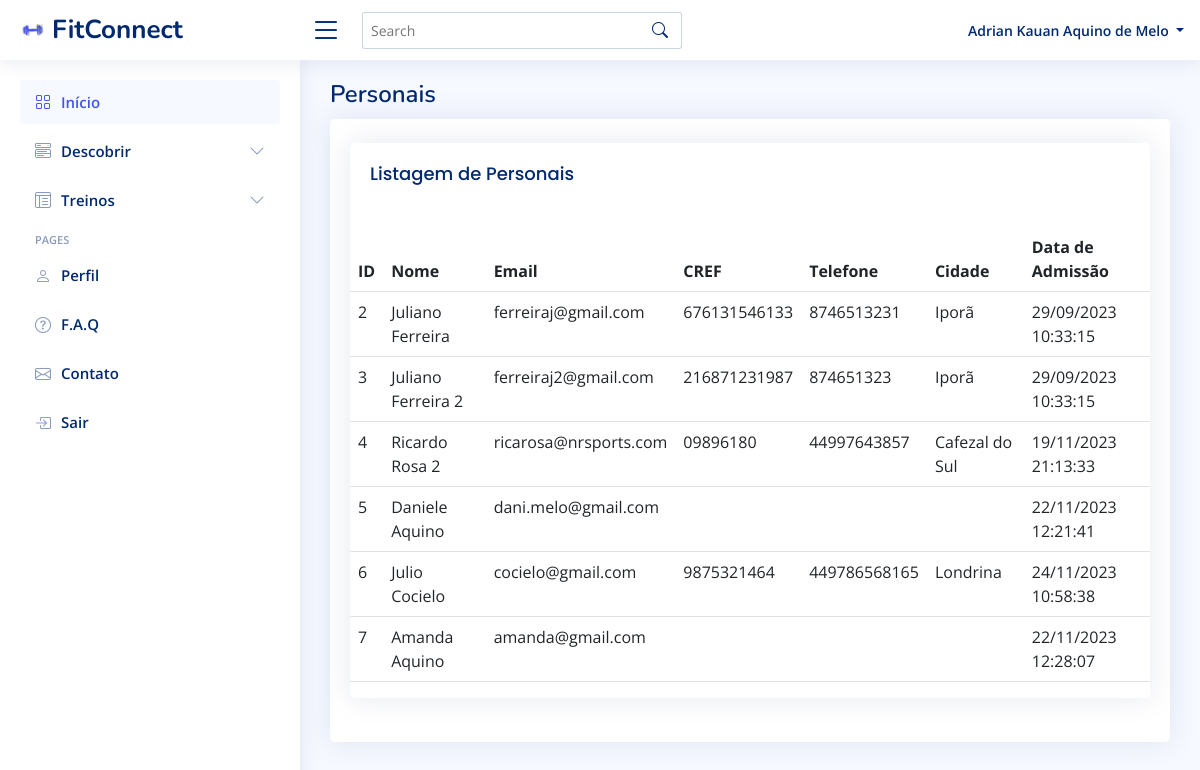
Screenshot of /listarPersonal2.php (signed in) with the database file from the repository.
### tables this page shows
CREATE TABLE `personal` (
  `id` int(11) NOT NULL,
  `nome` varchar(100) NOT NULL,
  `email` varchar(100) NOT NULL,
  `senha` varchar(50) NOT NULL,
  `sexo` varchar(10) NOT NULL,
  `dataNascimento` date DEFAULT NULL,
  `cref` varchar(15) NOT NULL,
  `cpf` varchar(11) NOT NULL,
  `cnpj` varchar(20) NOT NULL,
  `telefone` varchar(20) NOT NULL,
  `cep` varchar(15) NOT NULL,
  `endereco` varchar(100) NOT NULL,
  `numero` varchar(6) NOT NULL,
  `bairro` varchar(45) NOT NULL,
  `cidade` varchar(50) NOT NULL,
  `estado` varchar(20) NOT NULL,
  `observacao` varchar(500) NOT NULL,
  `estatus` varchar(10) NOT NULL DEFAULT 'ativo',
  `dataCadastro` datetime NOT NULL DEFAULT current_timestamp() ON UPDATE current_timestamp()
);

### listarPersonal2.php (the view, shortened to what this page needs)
<?php
require_once('conexao.php');
$sql = "select * from personal";
$resultados = mysqli_query($conexao, $sql);
?>
<!DOCTYPE html>
<html lang="en">
<head>
    <link href="https://cdn.jsdelivr.net/npm/bootstrap@5.3.0-alpha3/dist/css/bootstrap.min.css" rel="stylesheet"
>
    <link href="assets/vendor/bootstrap/css/bootstrap.min.css" rel="stylesheet">
    <link href="assets/vendor/bootstrap-icons/bootstrap-icons.css" rel="stylesheet">
    <link href="assets/vendor/boxicons/css/boxicons.min.css" rel="stylesheet">
    <link href="assets/vendor/quill/quill.snow.css" rel="stylesheet">
    <link href="assets/vendor/quill/quill.bubble.css" rel="stylesheet">
    <link href="assets/vendor/remixicon/remixicon.css" rel="stylesheet">
    <link href="assets/vendor/simple-datatables/style.css" rel="stylesheet">
    <link href="assets/css/style.css" rel="stylesheet">
</head>
<body>
    <?php if ($_SESSION['perfil'] == 'aluno') {
        require_once('menuAluno.php');
    } elseif ($_SESSION['perfil'] == 'personal') {
        require_once('menuPersonal.php');
    } elseif ($_SESSION['perfil'] == 'admin') {
        require_once('menu.php');
    } ?>
    <main id="main" class="main">
        <div class="pagetitle">
            <h1>Personais</h1>
        </div>
        <section class="section">
            <div class="row">
                <div class="col-lg-12">
                    <div class="card">
                        <div class="card-body">
                            <div class="card mt-4 mb-4">
                                <div class="card-body">
                                    <h2 class="card-title">Listagem de Personais</h2>
                                </div>
                                <div style="overflow-x: auto">
                                    <table class="table datatable">
                                        <thead>
                                            <tr>
                                                <th scope="col">ID</th>
                                                <th scope="col">Nome</th>
                                                <th scope="col">Email</th>
                                                <th scope="col">CREF</th>
                                                <th scope="col">Telefone</th>
                                                <th scope="col">Cidade</th>
                                                <th scope="col">Data de Admissão</th>
                                            </tr>
                                        </thead>
                                        <tbody>
                                            <?php while ($linha = mysqli_fetch_array($resultados)) { ?>
                                                <tr>
                                                    <td>
                                                        <?= $linha['id'] ?>
                                                    </td>
                                                    <td>
                                                        <?= $linha['nome'] ?>
                                                    </td>
                                                    <td>
                                                        <?= $linha['email'] ?>
                                                    </td>
                                                    <td>
                                                        <?= $linha['cref'] ?>
                                                    </td>
                                                    <td>
                                                        <?= $linha['telefone'] ?>
                                                    </td>
                                                    <td>
                                                        <?= $linha['cidade'] ?>
                                                    </td>
                                                    <td>
                                                        <?= date('d/m/Y H:i:s', strtotime($linha['dataCadastro'])) ?>
                                                    </td>
                                                </tr>
                                            <?php } ?>
                                        </tbody>
                                    </table>
                                </div>
                            </div>
                        </div>
                    </div>
                </div>
            </div>
        </section>
</body>
</html>

### assets/css/style.css (style rules this page uses)
:root { scroll-behavior: smooth; }
body { font-family: "Open Sans", sans-serif; background: #f6f9ff; color: #444444; }
h1, h2, h3, h4, h5, h6 { font-family: "Nunito", sans-serif; }
#main { margin-top: 60px; padding: 20px 30px; transition: all 0.3s; }
.pagetitle { margin-bottom: 10px; }
.pagetitle h1 { font-size: 24px; margin-bottom: 0; font-weight: 600; color: #012970; }
.card { margin-bottom: 30px; border: none; border-radius: 5px; box-shadow: 0px 0 30px rgba(1, 41, 112, 0.1); }
.card-title { padding: 20px 0 15px 0; font-size: 18px; font-weight: 500; color: #012970; font-family: "Poppins", sans-serif; }
.card-body { padding: 0 20px 20px 20px; }
@media (min-width: 1200px) { #main, #footer { margin-left: 300px; } }

### rows the page displays
personal: id "2", nome "Juliano Ferreira", email "ferreiraj@gmail.com", cref "676131546133", telefone "8746513231", cidade "Iporã", dataCadastro "29/09/2023 10:33:15"
personal: id "3", nome "Juliano Ferreira 2", email "ferreiraj2@gmail.com", cref "216871231987", telefone "874651323", cidade "Iporã", dataCadastro "29/09/2023 10:33:15"
personal: id "4", nome "Ricardo Rosa 2", email "ricarosa@nrsports.com", cref "09896180", telefone "44997643857", cidade "Cafezal do Sul", dataCadastro "19/11/2023 21:13:33"
personal: id "5", nome "Daniele Aquino", email "dani.melo@gmail.com", dataCadastro "22/11/2023 12:21:41"
personal: id "6", nome "Julio Cocielo", email "cocielo@gmail.com", cref "9875321464", telefone "449786568165", cidade "Londrina", dataCadastro "24/11/2023 10:58:38"
personal: id "7", nome "Amanda Aquino", email "amanda@gmail.com", dataCadastro "22/11/2023 12:28:07"

### other values shown
$aluno_name "Adrian Kauan Aquino de Melo"
